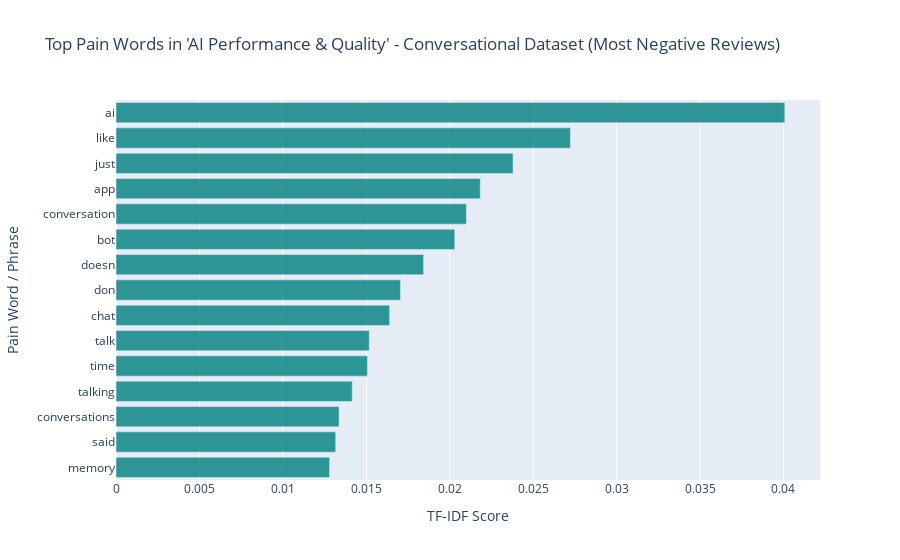
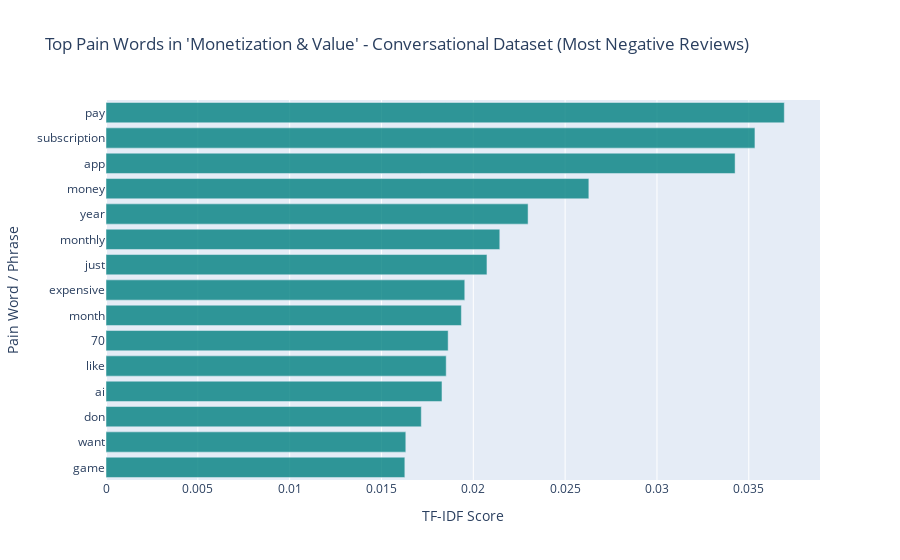
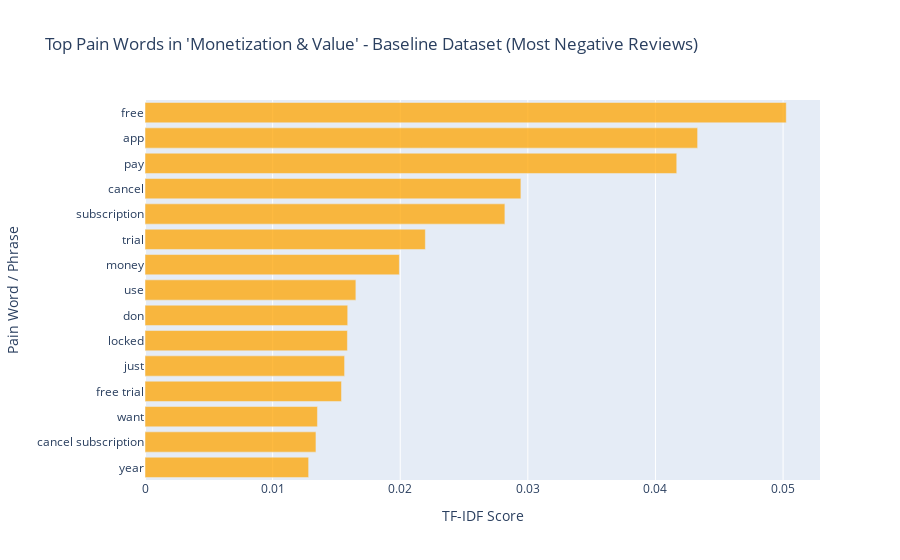
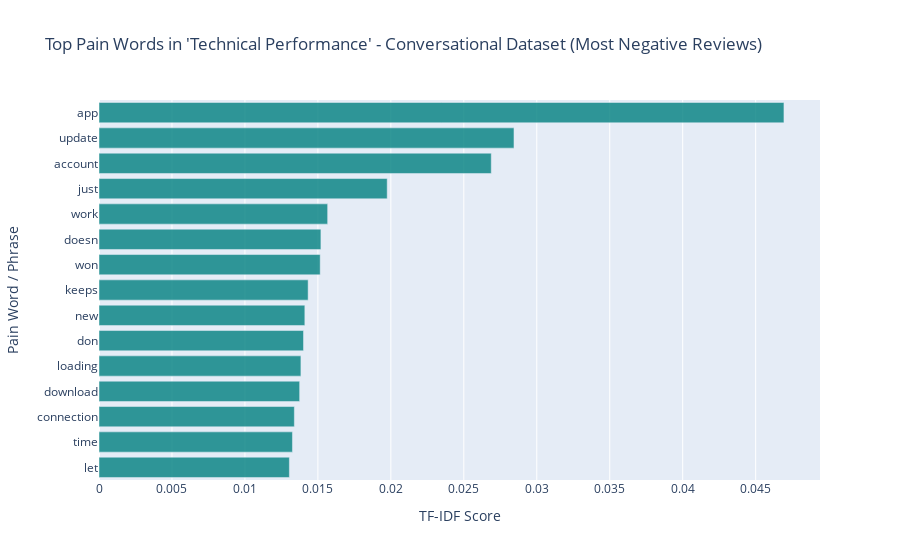

Notebook cell for these charts, in order:
### Code cell
for theme in THEMES_TO_ANALYZE:
    print(f"\n=== Analyzing Theme: {theme} ===")

    for ds_name, dataset in [("Conversational", conv_df), ("Baseline", base_df)]:
        # Filter to theme reviews
        theme_reviews = dataset[dataset["theme"] == theme]

        # Check if any reviews exist for the theme
        if theme_reviews.empty:
            print(f"No reviews found for theme '{theme}' in {ds_name} dataset.")
            continue

        # Get sentiment cutoff for bottom 25%
        sentiment_cutoff = theme_reviews["sentiment_score"].quantile(0.25)

        # Filter to most negative reviews only
        neg_reviews = theme_reviews[
            theme_reviews["sentiment_score"] <= sentiment_cutoff
        ]

        if neg_reviews.empty:
            print(
                f"No negative reviews (bottom 25%) found for theme '{theme}' in {ds_name} dataset."
            )
            continue

        # Get top TF-IDF pain words
        top_pain_words = get_top_tfidf_words(neg_reviews["review_text"], top_n=15)

        # Plot results with configured colors
        plot_pain_words_bar(top_pain_words, theme, ds_name, COLORS[ds_name])

### Figure 1 — Plotly figure (JSON) as saved in the notebook; plotly's stock layout.template omitted (floating-point values rounded to 4 significant figures)
{"data": [{"alignmentgroup": "True", "hovertemplate": "TF-IDF Score=%{x}<br>Pain Word / Phrase=%{y}<extra></extra>", "legendgroup": "", "marker": {"color": "rgba(0, 128, 128, 0.8)", "pattern": {"shape": ""}}, "name": "", "offsetgroup": "", "orientation": "h", "showlegend": false, "textposition": "auto", "type": "bar", "x": [0.0128, 0.01316, 0.01337, 0.01416, 0.01507, 0.01518, 0.0164, 0.01705, 0.01844, 0.0203, 0.021, 0.02183, 0.02379, 0.02723, 0.04008], "xaxis": "x", "y": ["memory", "said", "conversations", "talking", "time", "talk", "chat", "don", "doesn", "bot", "conversation", "app", "just", "like", "ai"], "yaxis": "y"}], "layout": {"barmode": "relative", "legend": {"tracegroupgap": 0}, "title": {"text": "Top Pain Words in 'AI Performance & Quality' - Conversational Dataset (Most Negative Reviews)"}, "xaxis": {"anchor": "y", "domain": [0, 1], "title": {"text": "TF-IDF Score"}}, "yaxis": {"anchor": "x", "domain": [0, 1], "tickfont": {"size": 12}, "title": {"text": "Pain Word / Phrase"}}}}

### Figure 2 — Plotly figure (JSON) as saved in the notebook; plotly's stock layout.template omitted (floating-point values rounded to 4 significant figures)
{"data": [{"alignmentgroup": "True", "hovertemplate": "TF-IDF Score=%{x}<br>Pain Word / Phrase=%{y}<extra></extra>", "legendgroup": "", "marker": {"color": "rgba(0, 128, 128, 0.8)", "pattern": {"shape": ""}}, "name": "", "offsetgroup": "", "orientation": "h", "showlegend": false, "textposition": "auto", "type": "bar", "x": [0.01627, 0.01632, 0.01717, 0.01829, 0.01852, 0.01863, 0.01935, 0.01954, 0.02074, 0.02144, 0.02298, 0.02629, 0.03425, 0.03533, 0.03693], "xaxis": "x", "y": ["game", "want", "don", "ai", "like", "70", "month", "expensive", "just", "monthly", "year", "money", "app", "subscription", "pay"], "yaxis": "y"}], "layout": {"barmode": "relative", "legend": {"tracegroupgap": 0}, "title": {"text": "Top Pain Words in 'Monetization & Value' - Conversational Dataset (Most Negative Reviews)"}, "xaxis": {"anchor": "y", "domain": [0, 1], "title": {"text": "TF-IDF Score"}}, "yaxis": {"anchor": "x", "domain": [0, 1], "tickfont": {"size": 12}, "title": {"text": "Pain Word / Phrase"}}}}

### Figure 3 — Plotly figure (JSON) as saved in the notebook; plotly's stock layout.template omitted (floating-point values rounded to 4 significant figures)
{"data": [{"alignmentgroup": "True", "hovertemplate": "TF-IDF Score=%{x}<br>Pain Word / Phrase=%{y}<extra></extra>", "legendgroup": "", "marker": {"color": "rgba(255, 165, 0, 0.75)", "pattern": {"shape": ""}}, "name": "", "offsetgroup": "", "orientation": "h", "showlegend": false, "textposition": "auto", "type": "bar", "x": [0.01282, 0.01339, 0.01351, 0.0154, 0.01564, 0.01586, 0.01588, 0.01652, 0.01993, 0.02197, 0.0282, 0.02945, 0.04167, 0.0433, 0.05025], "xaxis": "x", "y": ["year", "cancel subscription", "want", "free trial", "just", "locked", "don", "use", "money", "trial", "subscription", "cancel", "pay", "app", "free"], "yaxis": "y"}], "layout": {"barmode": "relative", "legend": {"tracegroupgap": 0}, "title": {"text": "Top Pain Words in 'Monetization & Value' - Baseline Dataset (Most Negative Reviews)"}, "xaxis": {"anchor": "y", "domain": [0, 1], "title": {"text": "TF-IDF Score"}}, "yaxis": {"anchor": "x", "domain": [0, 1], "tickfont": {"size": 12}, "title": {"text": "Pain Word / Phrase"}}}}

### Figure 4 — Plotly figure (JSON) as saved in the notebook; plotly's stock layout.template omitted (floating-point values rounded to 4 significant figures)
{"data": [{"alignmentgroup": "True", "hovertemplate": "TF-IDF Score=%{x}<br>Pain Word / Phrase=%{y}<extra></extra>", "legendgroup": "", "marker": {"color": "rgba(0, 128, 128, 0.8)", "pattern": {"shape": ""}}, "name": "", "offsetgroup": "", "orientation": "h", "showlegend": false, "textposition": "auto", "type": "bar", "x": [0.01305, 0.01326, 0.01339, 0.01375, 0.01384, 0.01401, 0.01411, 0.01433, 0.01516, 0.01521, 0.01567, 0.01975, 0.02688, 0.02844, 0.04694], "xaxis": "x", "y": ["let", "time", "connection", "download", "loading", "don", "new", "keeps", "won", "doesn", "work", "just", "account", "update", "app"], "yaxis": "y"}], "layout": {"barmode": "relative", "legend": {"tracegroupgap": 0}, "title": {"text": "Top Pain Words in 'Technical Performance' - Conversational Dataset (Most Negative Reviews)"}, "xaxis": {"anchor": "y", "domain": [0, 1], "title": {"text": "TF-IDF Score"}}, "yaxis": {"anchor": "x", "domain": [0, 1], "tickfont": {"size": 12}, "title": {"text": "Pain Word / Phrase"}}}}
